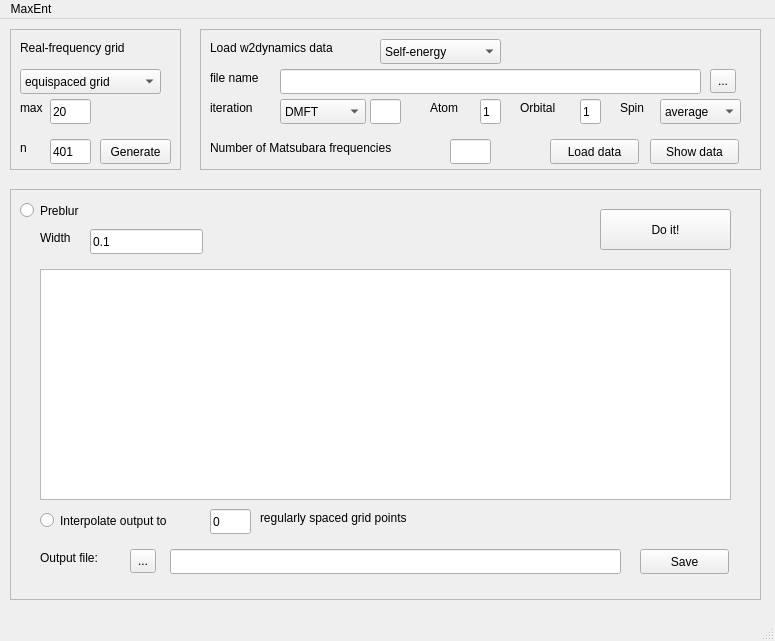
<?xml version="1.0" encoding="UTF-8"?>
<ui version="4.0">
 <class>MainWindow</class>
 <widget class="QMainWindow" name="MainWindow">
  <property name="geometry">
   <rect>
    <x>0</x>
    <y>0</y>
    <width>775</width>
    <height>641</height>
   </rect>
  </property>
  <property name="windowTitle">
   <string>MainWindow</string>
  </property>
  <widget class="QWidget" name="centralwidget">
   <widget class="QFrame" name="real_freq_frame">
    <property name="geometry">
     <rect>
      <x>10</x>
      <y>10</y>
      <width>171</width>
      <height>141</height>
     </rect>
    </property>
    <property name="toolTip">
     <string>configure real-frequency grid</string>
    </property>
    <property name="whatsThis">
     <string>real-frequency grid</string>
    </property>
    <property name="frameShape">
     <enum>QFrame::StyledPanel</enum>
    </property>
    <property name="frameShadow">
     <enum>QFrame::Raised</enum>
    </property>
    <widget class="QLabel" name="label">
     <property name="geometry">
      <rect>
       <x>10</x>
       <y>10</y>
       <width>141</width>
       <height>17</height>
      </rect>
     </property>
     <property name="text">
      <string>Real-frequency grid</string>
     </property>
    </widget>
    <widget class="QLabel" name="label_3">
     <property name="geometry">
      <rect>
       <x>10</x>
       <y>70</y>
       <width>31</width>
       <height>17</height>
      </rect>
     </property>
     <property name="text">
      <string>max</string>
     </property>
    </widget>
    <widget class="QLabel" name="label_4">
     <property name="geometry">
      <rect>
       <x>10</x>
       <y>110</y>
       <width>21</width>
       <height>17</height>
      </rect>
     </property>
     <property name="text">
      <string>n</string>
     </property>
    </widget>
    <widget class="QComboBox" name="grid_type_combo">
     <property name="geometry">
      <rect>
       <x>10</x>
       <y>40</y>
       <width>141</width>
       <height>25</height>
      </rect>
     </property>
     <property name="toolTip">
      <string>equispaced or centered grid (denser around Fermi energy)</string>
     </property>
     <item>
      <property name="text">
       <string>equispaced grid</string>
      </property>
     </item>
     <item>
      <property name="text">
       <string>centered grid</string>
      </property>
     </item>
    </widget>
    <widget class="QLineEdit" name="max_real_freq">
     <property name="geometry">
      <rect>
       <x>40</x>
       <y>70</y>
       <width>41</width>
       <height>25</height>
      </rect>
     </property>
     <property name="toolTip">
      <string>upper border of real-frequency grid. (lower border is set symmetrically)</string>
     </property>
     <property name="text">
      <string>20</string>
     </property>
    </widget>
    <widget class="QLineEdit" name="num_real_freq">
     <property name="geometry">
      <rect>
       <x>40</x>
       <y>110</y>
       <width>41</width>
       <height>25</height>
      </rect>
     </property>
     <property name="toolTip">
      <string>number frequencies on real axis; should be an odd number</string>
     </property>
     <property name="text">
      <string>401</string>
     </property>
    </widget>
    <widget class="QPushButton" name="gen_real_grid_button">
     <property name="geometry">
      <rect>
       <x>90</x>
       <y>110</y>
       <width>71</width>
       <height>25</height>
      </rect>
     </property>
     <property name="text">
      <string>Generate</string>
     </property>
    </widget>
   </widget>
   <widget class="QFrame" name="input_data_frame">
    <property name="geometry">
     <rect>
      <x>200</x>
      <y>10</y>
      <width>561</width>
      <height>141</height>
     </rect>
    </property>
    <property name="frameShape">
     <enum>QFrame::StyledPanel</enum>
    </property>
    <property name="frameShadow">
     <enum>QFrame::Raised</enum>
    </property>
    <widget class="QLabel" name="label_2">
     <property name="geometry">
      <rect>
       <x>10</x>
       <y>10</y>
       <width>161</width>
       <height>17</height>
      </rect>
     </property>
     <property name="text">
      <string>Load w2dynamics data</string>
     </property>
    </widget>
    <widget class="QComboBox" name="inp_data_type">
     <property name="geometry">
      <rect>
       <x>180</x>
       <y>10</y>
       <width>121</width>
       <height>25</height>
      </rect>
     </property>
     <item>
      <property name="text">
       <string>Self-energy</string>
      </property>
     </item>
     <item>
      <property name="text">
       <string>Green's function</string>
      </property>
     </item>
    </widget>
    <widget class="QLabel" name="label_5">
     <property name="geometry">
      <rect>
       <x>10</x>
       <y>40</y>
       <width>67</width>
       <height>17</height>
      </rect>
     </property>
     <property name="text">
      <string>file name</string>
     </property>
    </widget>
    <widget class="QLineEdit" name="inp_file_name">
     <property name="geometry">
      <rect>
       <x>80</x>
       <y>40</y>
       <width>421</width>
       <height>25</height>
      </rect>
     </property>
     <property name="toolTip">
      <string>file path and name of a w2dynamics output file</string>
     </property>
    </widget>
    <widget class="QLabel" name="label_6">
     <property name="geometry">
      <rect>
       <x>10</x>
       <y>70</y>
       <width>67</width>
       <height>17</height>
      </rect>
     </property>
     <property name="text">
      <string>iteration</string>
     </property>
    </widget>
    <widget class="QComboBox" name="iteration_type_combo">
     <property name="geometry">
      <rect>
       <x>80</x>
       <y>70</y>
       <width>86</width>
       <height>25</height>
      </rect>
     </property>
     <item>
      <property name="text">
       <string>DMFT</string>
      </property>
     </item>
     <item>
      <property name="text">
       <string>STAT</string>
      </property>
     </item>
     <item>
      <property name="text">
       <string>WORM</string>
      </property>
     </item>
    </widget>
    <widget class="QLineEdit" name="iteration_number">
     <property name="geometry">
      <rect>
       <x>170</x>
       <y>70</y>
       <width>31</width>
       <height>25</height>
      </rect>
     </property>
     <property name="toolTip">
      <string>integer; leave empty for last iteration</string>
     </property>
    </widget>
    <widget class="QLabel" name="label_7">
     <property name="geometry">
      <rect>
       <x>230</x>
       <y>70</y>
       <width>41</width>
       <height>17</height>
      </rect>
     </property>
     <property name="text">
      <string>Atom</string>
     </property>
    </widget>
    <widget class="QLineEdit" name="atom_number">
     <property name="geometry">
      <rect>
       <x>280</x>
       <y>70</y>
       <width>21</width>
       <height>25</height>
      </rect>
     </property>
     <property name="toolTip">
      <string>choose inequivalent atom (one-based integer)</string>
     </property>
     <property name="text">
      <string>1</string>
     </property>
    </widget>
    <widget class="QLabel" name="label_8">
     <property name="geometry">
      <rect>
       <x>320</x>
       <y>70</y>
       <width>51</width>
       <height>17</height>
      </rect>
     </property>
     <property name="text">
      <string>Orbital</string>
     </property>
    </widget>
    <widget class="QLineEdit" name="orbital_number">
     <property name="geometry">
      <rect>
       <x>380</x>
       <y>70</y>
       <width>21</width>
       <height>25</height>
      </rect>
     </property>
     <property name="toolTip">
      <string>choose orbital (one-based integer)</string>
     </property>
     <property name="text">
      <string>1</string>
     </property>
    </widget>
    <widget class="QLabel" name="label_9">
     <property name="geometry">
      <rect>
       <x>420</x>
       <y>70</y>
       <width>31</width>
       <height>17</height>
      </rect>
     </property>
     <property name="text">
      <string>Spin</string>
     </property>
    </widget>
    <widget class="QComboBox" name="spin_type_combo">
     <property name="geometry">
      <rect>
       <x>460</x>
       <y>70</y>
       <width>81</width>
       <height>25</height>
      </rect>
     </property>
     <property name="toolTip">
      <string>choose spin up/down; average for paramagnetic system</string>
     </property>
     <item>
      <property name="text">
       <string>average</string>
      </property>
     </item>
     <item>
      <property name="text">
       <string>up</string>
      </property>
     </item>
     <item>
      <property name="text">
       <string>down</string>
      </property>
     </item>
    </widget>
    <widget class="QPushButton" name="load_data_button">
     <property name="geometry">
      <rect>
       <x>350</x>
       <y>110</y>
       <width>89</width>
       <height>25</height>
      </rect>
     </property>
     <property name="text">
      <string>Load data</string>
     </property>
    </widget>
    <widget class="QLabel" name="label_10">
     <property name="geometry">
      <rect>
       <x>10</x>
       <y>110</y>
       <width>241</width>
       <height>17</height>
      </rect>
     </property>
     <property name="text">
      <string>Number of Matsubara frequencies</string>
     </property>
    </widget>
    <widget class="QLineEdit" name="num_mats_freq">
     <property name="geometry">
      <rect>
       <x>250</x>
       <y>110</y>
       <width>41</width>
       <height>25</height>
      </rect>
     </property>
     <property name="toolTip">
      <string>How many Matsubara frequencies do you want to use for the continuation?</string>
     </property>
    </widget>
    <widget class="QPushButton" name="show_data_button">
     <property name="geometry">
      <rect>
       <x>450</x>
       <y>110</y>
       <width>89</width>
       <height>25</height>
      </rect>
     </property>
     <property name="toolTip">
      <string>click this if you want to plot the data after loading</string>
     </property>
     <property name="text">
      <string>Show data</string>
     </property>
    </widget>
    <widget class="QToolButton" name="select_file_button">
     <property name="geometry">
      <rect>
       <x>510</x>
       <y>40</y>
       <width>26</width>
       <height>24</height>
      </rect>
     </property>
     <property name="toolTip">
      <string>choose an input file</string>
     </property>
     <property name="text">
      <string>...</string>
     </property>
    </widget>
   </widget>
   <widget class="QFrame" name="continuation_frame">
    <property name="geometry">
     <rect>
      <x>10</x>
      <y>170</y>
      <width>751</width>
      <height>411</height>
     </rect>
    </property>
    <property name="frameShape">
     <enum>QFrame::StyledPanel</enum>
    </property>
    <property name="frameShadow">
     <enum>QFrame::Raised</enum>
    </property>
    <widget class="QPushButton" name="doit_button">
     <property name="geometry">
      <rect>
       <x>590</x>
       <y>20</y>
       <width>131</width>
       <height>41</height>
      </rect>
     </property>
     <property name="toolTip">
      <string>perform the analytical continuation</string>
     </property>
     <property name="text">
      <string>Do it!</string>
     </property>
    </widget>
    <widget class="QRadioButton" name="preblur_button">
     <property name="geometry">
      <rect>
       <x>10</x>
       <y>10</y>
       <width>71</width>
       <height>23</height>
      </rect>
     </property>
     <property name="toolTip">
      <string>check this if you want to use preblur</string>
     </property>
     <property name="text">
      <string>Preblur</string>
     </property>
    </widget>
    <widget class="QLineEdit" name="blur_width">
     <property name="geometry">
      <rect>
       <x>80</x>
       <y>40</y>
       <width>113</width>
       <height>25</height>
      </rect>
     </property>
     <property name="toolTip">
      <string>set the blur width here</string>
     </property>
     <property name="text">
      <string>0.1</string>
     </property>
    </widget>
    <widget class="QLabel" name="label_11">
     <property name="geometry">
      <rect>
       <x>30</x>
       <y>40</y>
       <width>51</width>
       <height>17</height>
      </rect>
     </property>
     <property name="text">
      <string>Width</string>
     </property>
    </widget>
    <widget class="QTextEdit" name="text_output">
     <property name="geometry">
      <rect>
       <x>30</x>
       <y>80</y>
       <width>691</width>
       <height>231</height>
      </rect>
     </property>
     <property name="toolTip">
      <string>in this field some output will be shown</string>
     </property>
    </widget>
    <widget class="QPushButton" name="save_button">
     <property name="geometry">
      <rect>
       <x>630</x>
       <y>360</y>
       <width>89</width>
       <height>25</height>
      </rect>
     </property>
     <property name="toolTip">
      <string>click this button to save the output</string>
     </property>
     <property name="text">
      <string>Save</string>
     </property>
    </widget>
    <widget class="QToolButton" name="output_directory_button">
     <property name="geometry">
      <rect>
       <x>120</x>
       <y>360</y>
       <width>26</width>
       <height>24</height>
      </rect>
     </property>
     <property name="toolTip">
      <string>Choose a directory, where you want to save the output</string>
     </property>
     <property name="text">
      <string>...</string>
     </property>
    </widget>
    <widget class="QLineEdit" name="out_file_name">
     <property name="geometry">
      <rect>
       <x>160</x>
       <y>360</y>
       <width>451</width>
       <height>25</height>
      </rect>
     </property>
     <property name="toolTip">
      <string>type full output name here (including path)</string>
     </property>
    </widget>
    <widget class="QLabel" name="label_12">
     <property name="geometry">
      <rect>
       <x>30</x>
       <y>360</y>
       <width>91</width>
       <height>17</height>
      </rect>
     </property>
     <property name="text">
      <string>Output file:</string>
     </property>
    </widget>
    <widget class="QRadioButton" name="interpolate_button">
     <property name="geometry">
      <rect>
       <x>30</x>
       <y>320</y>
       <width>171</width>
       <height>23</height>
      </rect>
     </property>
     <property name="text">
      <string>Interpolate output to</string>
     </property>
    </widget>
    <widget class="QLineEdit" name="n_interpolation">
     <property name="geometry">
      <rect>
       <x>200</x>
       <y>320</y>
       <width>41</width>
       <height>25</height>
      </rect>
     </property>
     <property name="toolTip">
      <string>number of regularly spaced grid points for interpolation</string>
     </property>
     <property name="text">
      <string>0</string>
     </property>
    </widget>
    <widget class="QLabel" name="label_13">
     <property name="geometry">
      <rect>
       <x>250</x>
       <y>320</y>
       <width>201</width>
       <height>17</height>
      </rect>
     </property>
     <property name="text">
      <string>regularly spaced grid points</string>
     </property>
    </widget>
   </widget>
  </widget>
  <widget class="QMenuBar" name="menubar">
   <property name="geometry">
    <rect>
     <x>0</x>
     <y>0</y>
     <width>775</width>
     <height>22</height>
    </rect>
   </property>
   <widget class="QMenu" name="menuMaxEnt">
    <property name="title">
     <string>MaxEnt</string>
    </property>
   </widget>
   <addaction name="menuMaxEnt"/>
  </widget>
  <widget class="QStatusBar" name="statusbar"/>
 </widget>
 <resources/>
 <connections/>
</ui>
